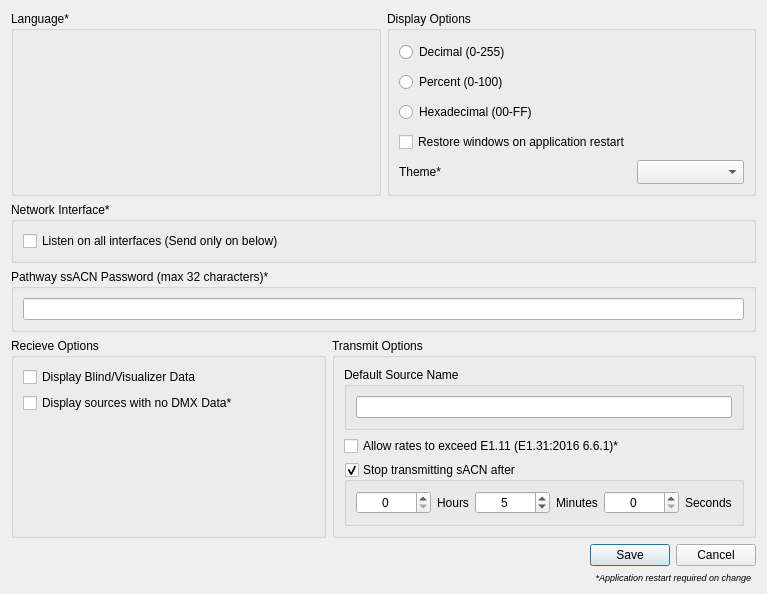
<?xml version="1.0" encoding="UTF-8"?>
<ui version="4.0">
 <class>PreferencesDialog</class>
 <widget class="QDialog" name="PreferencesDialog">
  <property name="geometry">
   <rect>
    <x>0</x>
    <y>0</y>
    <width>767</width>
    <height>594</height>
   </rect>
  </property>
  <property name="sizePolicy">
   <sizepolicy hsizetype="Expanding" vsizetype="Expanding">
    <horstretch>0</horstretch>
    <verstretch>0</verstretch>
   </sizepolicy>
  </property>
  <property name="windowTitle">
   <string>Preferences</string>
  </property>
  <property name="windowIcon">
   <iconset resource="../res/resources.qrc">
    <normaloff>:/icons/settings.png</normaloff>:/icons/settings.png</iconset>
  </property>
  <layout class="QVBoxLayout" name="verticalLayout_2" stretch="1,0,0,1,0">
   <property name="sizeConstraint">
    <enum>QLayout::SetMinimumSize</enum>
   </property>
   <item>
    <layout class="QHBoxLayout" name="hlDisplayOptions">
     <item>
      <widget class="QGroupBox" name="gbLanguage">
       <property name="sizePolicy">
        <sizepolicy hsizetype="Expanding" vsizetype="Expanding">
         <horstretch>0</horstretch>
         <verstretch>0</verstretch>
        </sizepolicy>
       </property>
       <property name="title">
        <string>Language*</string>
       </property>
       <layout class="QVBoxLayout" name="verticalLayout_7">
        <item>
         <layout class="QVBoxLayout" name="vlLanguage"/>
        </item>
       </layout>
      </widget>
     </item>
     <item>
      <widget class="QGroupBox" name="gbDisplayFormat">
       <property name="sizePolicy">
        <sizepolicy hsizetype="Expanding" vsizetype="Expanding">
         <horstretch>0</horstretch>
         <verstretch>0</verstretch>
        </sizepolicy>
       </property>
       <property name="minimumSize">
        <size>
         <width>0</width>
         <height>150</height>
        </size>
       </property>
       <property name="title">
        <string>Display Options</string>
       </property>
       <layout class="QFormLayout" name="formLayout">
        <property name="formAlignment">
         <set>Qt::AlignLeading|Qt::AlignLeft|Qt::AlignVCenter</set>
        </property>
        <item row="0" column="0">
         <widget class="QRadioButton" name="DecimalDisplayFormat">
          <property name="enabled">
           <bool>true</bool>
          </property>
          <property name="sizePolicy">
           <sizepolicy hsizetype="Expanding" vsizetype="Expanding">
            <horstretch>0</horstretch>
            <verstretch>0</verstretch>
           </sizepolicy>
          </property>
          <property name="text">
           <string>Decimal (0-255)</string>
          </property>
         </widget>
        </item>
        <item row="1" column="0">
         <widget class="QRadioButton" name="PercentDisplayFormat">
          <property name="sizePolicy">
           <sizepolicy hsizetype="Expanding" vsizetype="Expanding">
            <horstretch>0</horstretch>
            <verstretch>0</verstretch>
           </sizepolicy>
          </property>
          <property name="text">
           <string>Percent (0-100)</string>
          </property>
         </widget>
        </item>
        <item row="2" column="0">
         <widget class="QRadioButton" name="HexDisplayFormat">
          <property name="sizePolicy">
           <sizepolicy hsizetype="Expanding" vsizetype="Expanding">
            <horstretch>0</horstretch>
            <verstretch>0</verstretch>
           </sizepolicy>
          </property>
          <property name="text">
           <string>Hexadecimal (00-FF)</string>
          </property>
         </widget>
        </item>
        <item row="3" column="0">
         <widget class="QCheckBox" name="cbRestoreWindows">
          <property name="sizePolicy">
           <sizepolicy hsizetype="Expanding" vsizetype="Expanding">
            <horstretch>0</horstretch>
            <verstretch>0</verstretch>
           </sizepolicy>
          </property>
          <property name="text">
           <string>Restore windows on application restart</string>
          </property>
         </widget>
        </item>
        <item row="6" column="0">
         <widget class="QLabel" name="label">
          <property name="sizePolicy">
           <sizepolicy hsizetype="Expanding" vsizetype="Expanding">
            <horstretch>0</horstretch>
            <verstretch>0</verstretch>
           </sizepolicy>
          </property>
          <property name="text">
           <string>Theme*</string>
          </property>
         </widget>
        </item>
        <item row="6" column="1">
         <widget class="QComboBox" name="cbTheme">
          <property name="sizePolicy">
           <sizepolicy hsizetype="Expanding" vsizetype="Expanding">
            <horstretch>0</horstretch>
            <verstretch>0</verstretch>
           </sizepolicy>
          </property>
         </widget>
        </item>
       </layout>
      </widget>
     </item>
    </layout>
   </item>
   <item>
    <layout class="QHBoxLayout" name="hlNetworkOptions">
     <item>
      <widget class="QGroupBox" name="gbNetworkInterface">
       <property name="sizePolicy">
        <sizepolicy hsizetype="Expanding" vsizetype="Expanding">
         <horstretch>0</horstretch>
         <verstretch>0</verstretch>
        </sizepolicy>
       </property>
       <property name="title">
        <string>Network Interface*</string>
       </property>
       <layout class="QVBoxLayout" name="verticalLayout_NetworkInterfaces">
        <item>
         <widget class="QCheckBox" name="cbListenAll">
          <property name="sizePolicy">
           <sizepolicy hsizetype="Expanding" vsizetype="Expanding">
            <horstretch>0</horstretch>
            <verstretch>0</verstretch>
           </sizepolicy>
          </property>
          <property name="text">
           <string>Listen on all interfaces (Send only on below)</string>
          </property>
         </widget>
        </item>
       </layout>
      </widget>
     </item>
    </layout>
   </item>
   <item>
    <layout class="QHBoxLayout" name="hlSsACNOptions">
     <item>
      <layout class="QVBoxLayout" name="ssACNPass">
       <item>
        <widget class="QGroupBox" name="gbSsACNPassword">
         <property name="title">
          <string>Pathway ssACN Password (max 32 characters)*</string>
         </property>
         <layout class="QVBoxLayout" name="verticalLayout_4">
          <item>
           <widget class="QLineEdit" name="lePassword">
            <property name="maxLength">
             <number>32</number>
            </property>
           </widget>
          </item>
         </layout>
        </widget>
       </item>
      </layout>
     </item>
    </layout>
   </item>
   <item>
    <layout class="QHBoxLayout" name="hlSendRecieveOptions">
     <item>
      <widget class="QGroupBox" name="gbRecieveOptions">
       <property name="sizePolicy">
        <sizepolicy hsizetype="Expanding" vsizetype="Expanding">
         <horstretch>0</horstretch>
         <verstretch>0</verstretch>
        </sizepolicy>
       </property>
       <property name="title">
        <string>Recieve Options</string>
       </property>
       <layout class="QVBoxLayout" name="verticalLayout" stretch="0,0,1">
        <item>
         <widget class="QCheckBox" name="cbDisplayBlind">
          <property name="sizePolicy">
           <sizepolicy hsizetype="Expanding" vsizetype="Expanding">
            <horstretch>0</horstretch>
            <verstretch>0</verstretch>
           </sizepolicy>
          </property>
          <property name="maximumSize">
           <size>
            <width>16777215</width>
            <height>30</height>
           </size>
          </property>
          <property name="text">
           <string>Display Blind/Visualizer Data</string>
          </property>
         </widget>
        </item>
        <item>
         <widget class="QCheckBox" name="cbDisplayDDOnlys">
          <property name="sizePolicy">
           <sizepolicy hsizetype="Expanding" vsizetype="Expanding">
            <horstretch>0</horstretch>
            <verstretch>0</verstretch>
           </sizepolicy>
          </property>
          <property name="text">
           <string>Display sources with no DMX Data*</string>
          </property>
         </widget>
        </item>
        <item>
         <spacer name="verticalSpacer">
          <property name="orientation">
           <enum>Qt::Vertical</enum>
          </property>
          <property name="sizeHint" stdset="0">
           <size>
            <width>0</width>
            <height>0</height>
           </size>
          </property>
         </spacer>
        </item>
       </layout>
      </widget>
     </item>
     <item>
      <widget class="QGroupBox" name="gbTransmitOptions">
       <property name="sizePolicy">
        <sizepolicy hsizetype="Expanding" vsizetype="Expanding">
         <horstretch>0</horstretch>
         <verstretch>0</verstretch>
        </sizepolicy>
       </property>
       <property name="title">
        <string>Transmit Options</string>
       </property>
       <layout class="QVBoxLayout" name="verticalLayout_6" stretch="1,0,0">
        <item>
         <widget class="QGroupBox" name="gbTransmitName">
          <property name="sizePolicy">
           <sizepolicy hsizetype="Expanding" vsizetype="Expanding">
            <horstretch>0</horstretch>
            <verstretch>0</verstretch>
           </sizepolicy>
          </property>
          <property name="title">
           <string>Default Source Name</string>
          </property>
          <layout class="QVBoxLayout" name="verticalLayout_5">
           <item>
            <widget class="QLineEdit" name="leDefaultSourceName">
             <property name="sizePolicy">
              <sizepolicy hsizetype="Expanding" vsizetype="Expanding">
               <horstretch>0</horstretch>
               <verstretch>0</verstretch>
              </sizepolicy>
             </property>
             <property name="maxLength">
              <number>63</number>
             </property>
             <property name="alignment">
              <set>Qt::AlignLeading|Qt::AlignLeft|Qt::AlignVCenter</set>
             </property>
            </widget>
           </item>
          </layout>
         </widget>
        </item>
        <item>
         <widget class="QCheckBox" name="cbTxRateOverride">
          <property name="sizePolicy">
           <sizepolicy hsizetype="Expanding" vsizetype="Expanding">
            <horstretch>0</horstretch>
            <verstretch>0</verstretch>
           </sizepolicy>
          </property>
          <property name="text">
           <string>Allow rates to exceed E1.11 (E1.31:2016 6.6.1)*</string>
          </property>
         </widget>
        </item>
        <item>
         <widget class="QGroupBox" name="gbTransmitTimeout">
          <property name="sizePolicy">
           <sizepolicy hsizetype="Expanding" vsizetype="Expanding">
            <horstretch>0</horstretch>
            <verstretch>0</verstretch>
           </sizepolicy>
          </property>
          <property name="title">
           <string>Stop transmitting sACN after</string>
          </property>
          <property name="checkable">
           <bool>true</bool>
          </property>
          <layout class="QVBoxLayout" name="verticalLayout_3">
           <item>
            <layout class="QHBoxLayout" name="horizontalLayout">
             <property name="sizeConstraint">
              <enum>QLayout::SetDefaultConstraint</enum>
             </property>
             <item>
              <widget class="QSpinBox" name="NumOfHoursOfSacn">
               <property name="sizePolicy">
                <sizepolicy hsizetype="Expanding" vsizetype="Expanding">
                 <horstretch>0</horstretch>
                 <verstretch>0</verstretch>
                </sizepolicy>
               </property>
               <property name="minimumSize">
                <size>
                 <width>75</width>
                 <height>0</height>
                </size>
               </property>
               <property name="alignment">
                <set>Qt::AlignCenter</set>
               </property>
               <property name="maximum">
                <number>48</number>
               </property>
              </widget>
             </item>
             <item>
              <widget class="QLabel" name="label_4">
               <property name="sizePolicy">
                <sizepolicy hsizetype="Expanding" vsizetype="Expanding">
                 <horstretch>0</horstretch>
                 <verstretch>0</verstretch>
                </sizepolicy>
               </property>
               <property name="text">
                <string>Hours</string>
               </property>
              </widget>
             </item>
             <item>
              <widget class="QSpinBox" name="NumOfMinOfSacn">
               <property name="sizePolicy">
                <sizepolicy hsizetype="Expanding" vsizetype="Expanding">
                 <horstretch>0</horstretch>
                 <verstretch>0</verstretch>
                </sizepolicy>
               </property>
               <property name="minimumSize">
                <size>
                 <width>75</width>
                 <height>0</height>
                </size>
               </property>
               <property name="alignment">
                <set>Qt::AlignCenter</set>
               </property>
               <property name="maximum">
                <number>500</number>
               </property>
               <property name="value">
                <number>5</number>
               </property>
              </widget>
             </item>
             <item>
              <widget class="QLabel" name="label_3">
               <property name="sizePolicy">
                <sizepolicy hsizetype="Expanding" vsizetype="Expanding">
                 <horstretch>0</horstretch>
                 <verstretch>0</verstretch>
                </sizepolicy>
               </property>
               <property name="text">
                <string>Minutes</string>
               </property>
              </widget>
             </item>
             <item>
              <widget class="QSpinBox" name="NumOfSecOfSacn">
               <property name="sizePolicy">
                <sizepolicy hsizetype="Expanding" vsizetype="Expanding">
                 <horstretch>0</horstretch>
                 <verstretch>0</verstretch>
                </sizepolicy>
               </property>
               <property name="minimumSize">
                <size>
                 <width>75</width>
                 <height>0</height>
                </size>
               </property>
               <property name="alignment">
                <set>Qt::AlignCenter</set>
               </property>
               <property name="maximum">
                <number>100000</number>
               </property>
               <property name="value">
                <number>0</number>
               </property>
              </widget>
             </item>
             <item>
              <widget class="QLabel" name="label_2">
               <property name="sizePolicy">
                <sizepolicy hsizetype="Expanding" vsizetype="Expanding">
                 <horstretch>0</horstretch>
                 <verstretch>0</verstretch>
                </sizepolicy>
               </property>
               <property name="text">
                <string>Seconds</string>
               </property>
              </widget>
             </item>
            </layout>
           </item>
          </layout>
         </widget>
        </item>
       </layout>
      </widget>
     </item>
    </layout>
   </item>
   <item>
    <layout class="QVBoxLayout" name="vlSaveCancel">
     <item>
      <widget class="QDialogButtonBox" name="buttonBox">
       <property name="sizePolicy">
        <sizepolicy hsizetype="Expanding" vsizetype="Expanding">
         <horstretch>0</horstretch>
         <verstretch>0</verstretch>
        </sizepolicy>
       </property>
       <property name="orientation">
        <enum>Qt::Horizontal</enum>
       </property>
       <property name="standardButtons">
        <set>QDialogButtonBox::Cancel|QDialogButtonBox::Save</set>
       </property>
      </widget>
     </item>
     <item>
      <widget class="QLabel" name="lblRestartInfo">
       <property name="sizePolicy">
        <sizepolicy hsizetype="Expanding" vsizetype="Expanding">
         <horstretch>0</horstretch>
         <verstretch>0</verstretch>
        </sizepolicy>
       </property>
       <property name="font">
        <font>
         <pointsize>7</pointsize>
         <italic>true</italic>
        </font>
       </property>
       <property name="text">
        <string>*Application restart required on change  </string>
       </property>
       <property name="alignment">
        <set>Qt::AlignRight|Qt::AlignTrailing|Qt::AlignVCenter</set>
       </property>
      </widget>
     </item>
    </layout>
   </item>
  </layout>
 </widget>
 <resources>
  <include location="../res/resources.qrc"/>
 </resources>
 <connections>
  <connection>
   <sender>buttonBox</sender>
   <signal>accepted()</signal>
   <receiver>PreferencesDialog</receiver>
   <slot>accept()</slot>
   <hints>
    <hint type="sourcelabel">
     <x>248</x>
     <y>254</y>
    </hint>
    <hint type="destinationlabel">
     <x>157</x>
     <y>274</y>
    </hint>
   </hints>
  </connection>
  <connection>
   <sender>buttonBox</sender>
   <signal>rejected()</signal>
   <receiver>PreferencesDialog</receiver>
   <slot>reject()</slot>
   <hints>
    <hint type="sourcelabel">
     <x>316</x>
     <y>260</y>
    </hint>
    <hint type="destinationlabel">
     <x>286</x>
     <y>274</y>
    </hint>
   </hints>
  </connection>
 </connections>
</ui>
